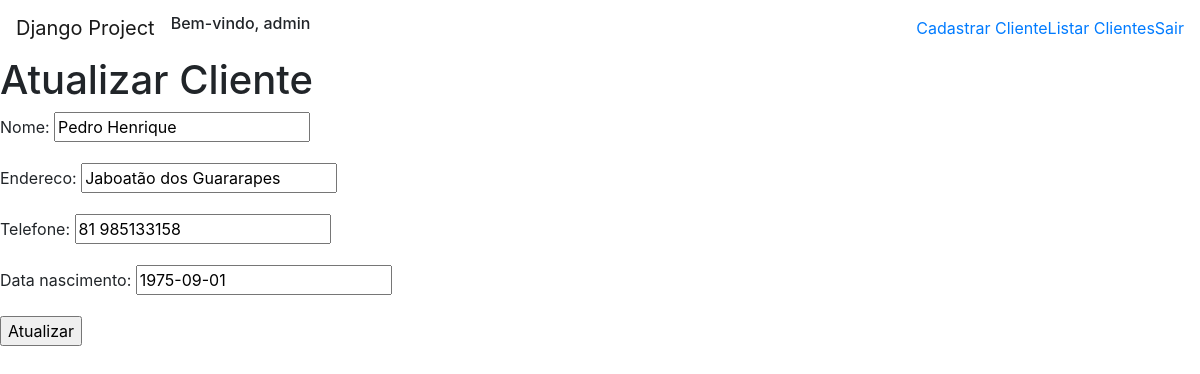
The page /atualizar/3 (signed in) on the database its author committed.
### application/models.py (models this page shows, shortened)
class Cliente(models.Model):
    nome = models.CharField(max_length=100)
    endereco = models.CharField(max_length=200)
    telefone = models.CharField(max_length=15)
    data_nascimento = models.DateField()
    data_cadastro = models.DateTimeField(default=timezone.now)
    class Meta:
        ordering = ('data_cadastro',)

### application/views.py (the view)
# urls.py: path('atualizar/<int:pk>', views.ClienteUpdateView.as_view(), name='atualizarCliente'),
class ClienteUpdateView(LoginRequiredMixin, UpdateView):
    login_url = reverse_lazy('login')
    model = Cliente
    fields = ['nome', 'endereco', 'telefone', 'data_nascimento']
    template_name = 'cliente/atualizarCliente.html'
    success_url = reverse_lazy('listarClientes')

### application/templates/cliente/atualizarCliente.html (shortened to what this page needs)
{% extends 'base.html' %}
{% block content %}
    <h1>Atualizar Cliente</h1>
    <form method="post"> {% csrf_token %}
        {{form.as_p}}
        <input type="submit" value="Atualizar">
    </form>
{% endblock content %}

### templates/base.html (shortened to what this page needs)
{% load static %}
<!DOCTYPE html>
<html lang="pt-br">
<head>
    <link rel="stylesheet" href="{% static 'css/style.css' %}">
    <link rel="stylesheet" href="https://cdn.jsdelivr.net/npm/bootstrap@4.5.3/dist/css/bootstrap.min.css">
</head>
<body>
    {% if user.is_authenticated %}
        <header>
            <nav class="navbar navbar-expand-sm navbar-light navbar-color">
                <div id="nav-target" class="collapse navbar-collapse">
                    <a href="/" id="pagina-inicial" class="navbar-brand" >Django Project</a>
                        <div  class="bem-vindo">
                            <h6>Bem-vindo, {{user.username}}</h6>
                        </div>
                        <ul class="navbar-nav ml-auto">
                            <li class="nav-item">
                                <a href="{% url 'cadastrarCliente' %}" class="menu-link">Cadastrar Cliente</a>
                            </li>
                            <li class="nav-item">
                                <a href="{% url 'listarClientes' %}" class="menu-link">Listar Clientes</a>
                            </li>
                            <li class="nav-item">
                                <a href="{% url 'logout' %}" class="menu-link">Sair</a>
                            </li>
                        </ul>
                </div>
            </nav>
        </header>
    {%else%}
        <header class="login-title">
            <h1>Django Framework</h1>
        </header>
    {% endif %}
    {% block content %}
    {% endblock content %}
</body>
</html>

### rows shown on the page
Cliente: nome "Pedro Henrique", endereco "Jaboatão dos Guararapes", telefone "81 985133158", data_nascimento "1975-09-01"

### other values the page prints
{{ user.username }} "admin"
